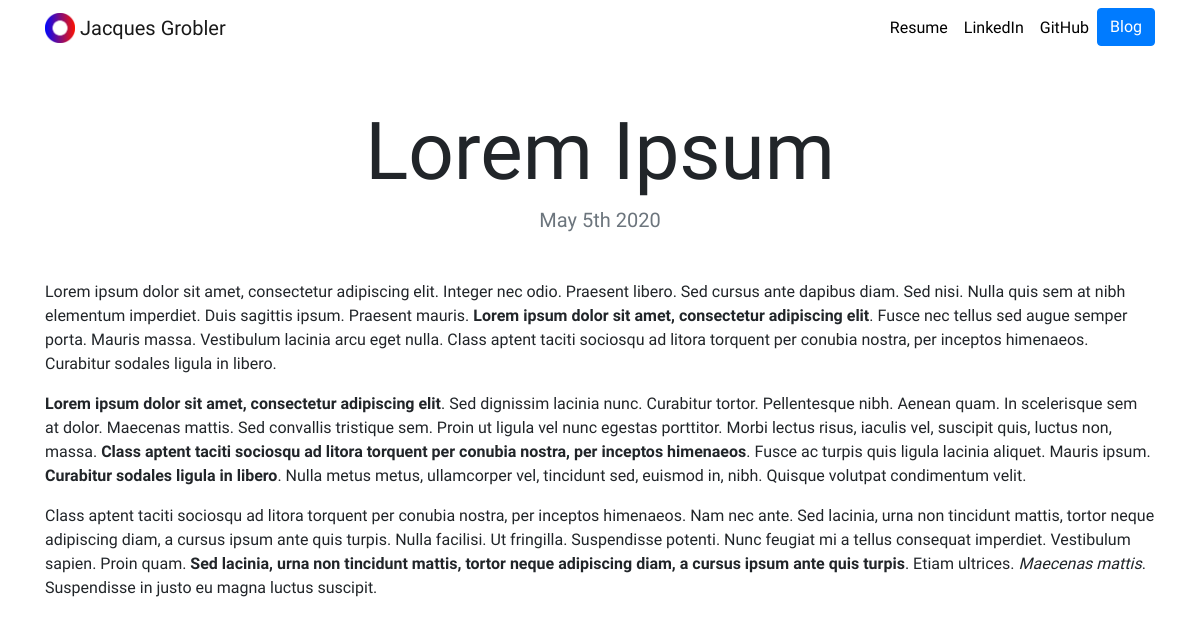
Page /blog/1/ on the committed database.
### blog/models.py (models this page shows, shortened)
class Blog(models.Model):
    title = models.CharField(max_length=200)
    date = models.DateField()
    description = models.TextField()

### blog/views.py (the view)
# urls.py: path('<int:blog_id>/', views.detail, name='detail'),
def detail(request, blog_id):
    blog = get_object_or_404(Blog, pk=blog_id)
    return render(request, 'blog/detail.html', {'blog': blog})

### blog/templates/blog/detail.html
{% extends 'portfolio/base.html' %}
{% block content %}
<h1 class="text-center mt-5" id="blogdetailtitle">{{ blog.title }}</h1>
<h5 class="text-center text-muted mb-5">{{ blog.date|date:'F jS Y' }}</h5>
{{ blog.description|safe }}
{% endblock %}

### portfolio/static/portfolio/custom.css (style rules this page uses)
body { font-family: 'Quicksand', sans-serif; }
@media (min-width: 992px) { #blogdetailtitle { font-size: 5rem; } }

### rows in the picture
Blog: title "Lorem Ipsum", date "May 5th 2020", description "Lorem ipsum dolor sit amet, consectetur adipiscing elit. Integer nec odio. Praesent libero. Sed cursus ante dapibus diam. Sed nisi. Nulla quis sem at nibh elementum imperdiet. Duis sagittis ipsum. Praesent mauris. Lorem ipsum dolor sit amet, consectetur adipiscing elit . Fusce nec tellus sed augue semper porta. Mauris massa. Vestibulum lacinia arcu eget nulla. Class aptent taciti sociosqu ad litora torquent per conubia nostra, per inceptos himenaeos. Curabitur sodales ligula in libero. Lorem ipsum dolor sit amet, consectetur adipiscing elit . Sed dignissim lacinia nunc. Curabitur tortor. Pellentesque nibh. Aenean quam. In scelerisque sem at dolor. Maecenas mattis. Sed convallis tristique…"
